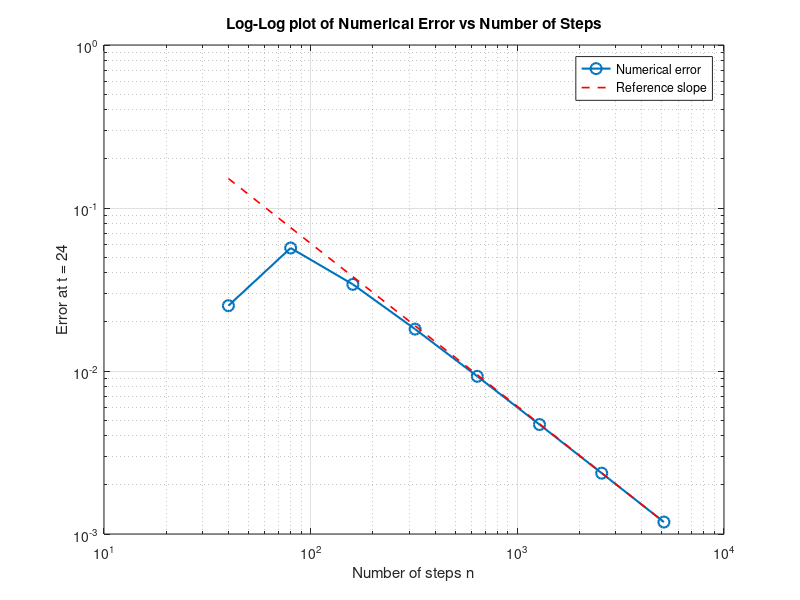

Here is the MATLAB script that generated this plot:
clear; clc;

% PARAMETRAR
T = 24;                              % Sluttid
n_values = [40, 80, 160, 320, 640, 1280, 2560, 5120];       % Antal delintervall
f = @(t,y) cos(4*t) - (3/4)*y;       % Differentialekvation
analytisk_f = @(t) (518/265)*exp(-(3/4)*t) + ...
                   (12/265)*cos(4*t) + (64/265)*sin(4*t);  % Analytisk lösning

% BERÄKNA FEL
errors_exact = zeros(size(n_values));

for k = 1:length(n_values)
    n = n_values(k);
    h = T / n;
    t = linspace(0, T, n+1);
    y = zeros(1, n+1);
    y(1) = 2;  % begynnelsevillkor
    
    % Eulers metod
    for i = 1:n
        y(i+1) = y(i) + h * f(t(i), y(i));
    end
    
    % Exakt fel vid t = T
    y_exact = analytisk_f(T);
    errors_exact(k) = abs(y(end) - y_exact);
end

% LOG-LOG PLOT
figure;
loglog(n_values, errors_exact, '-o', 'LineWidth', 1.5, 'MarkerSize', 8);
hold on;

% Referenslinje med lutning 1 (Euler är första ordning)
% Välj punkt för linje: sista punkten som referens
ref_line = errors_exact(end) * (n_values / n_values(end)).^(-1); % lutning -1 i n (fel ~ 1/n)
loglog(n_values, ref_line, '--r', 'LineWidth', 1.2);

hold off;
grid on;
xlabel('Number of steps n');
ylabel('Error at t = 24');
title('Log-Log plot of Numerical Error vs Number of Steps');
legend('Numerical error','Reference slope', 'Location', 'northeast');

% UTSKRIFT AV RESULTAT
fprintf(' n\t\tError at t = 24\n');
fprintf('-------------------------\n');
for k = 1:length(n_values)
    fprintf('%4d\t\t%.5e\n', n_values(k), errors_exact(k));
end
